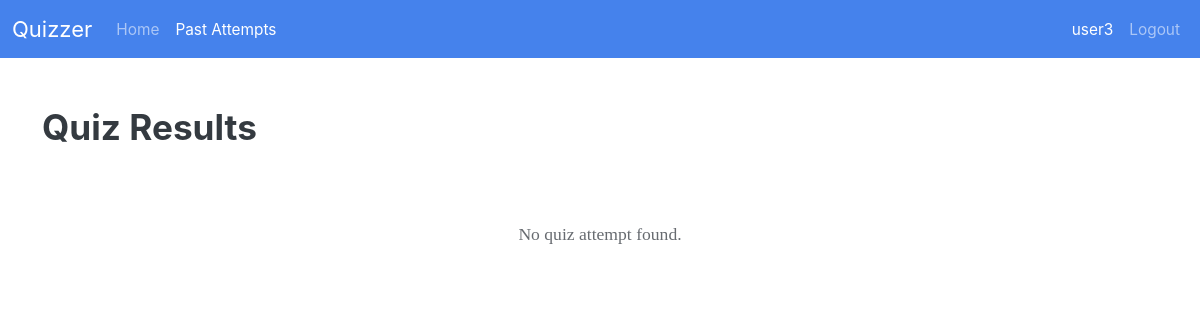
/user/past_attempts/26 (signed in), run on an earlier commit of the app's database.
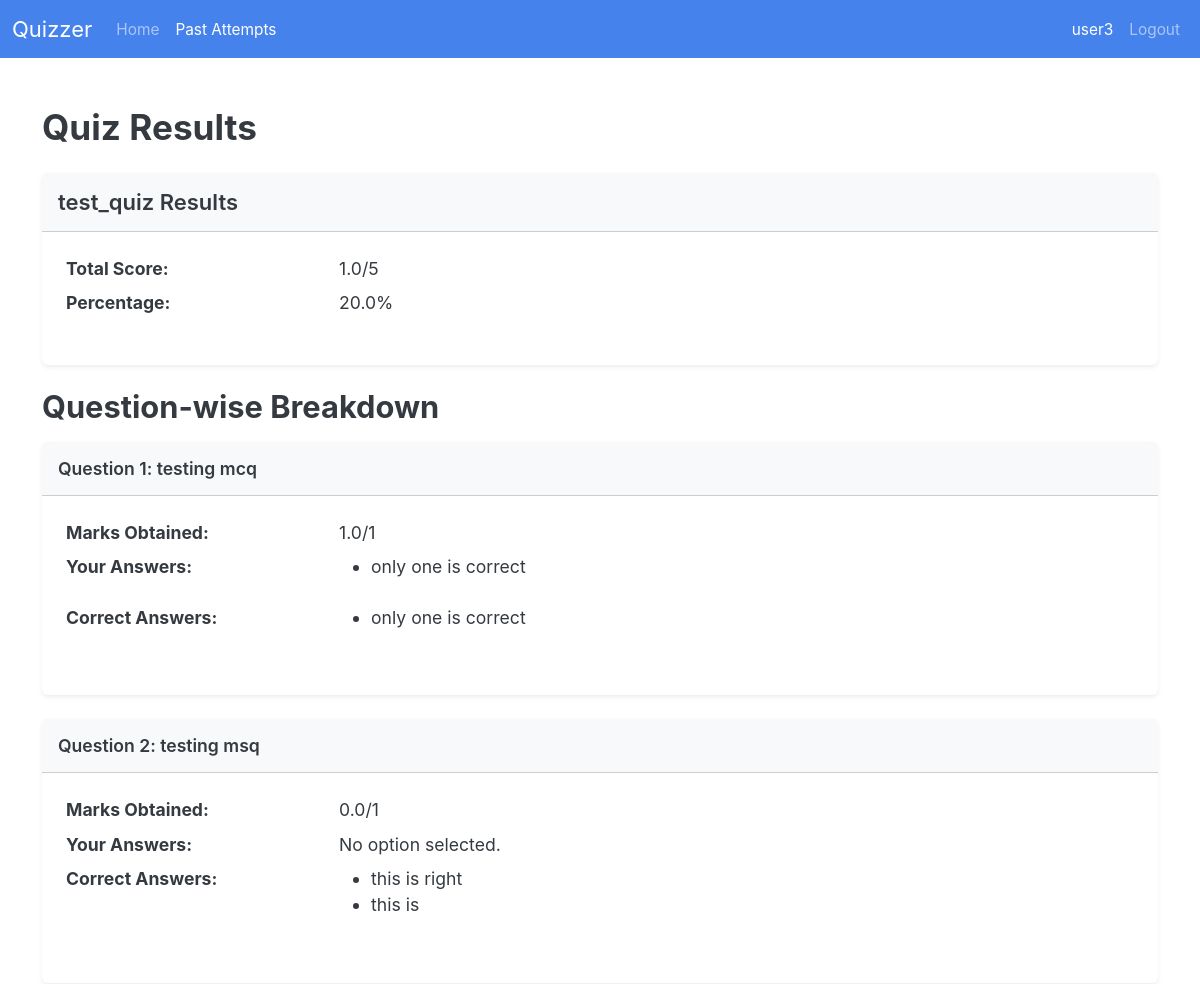
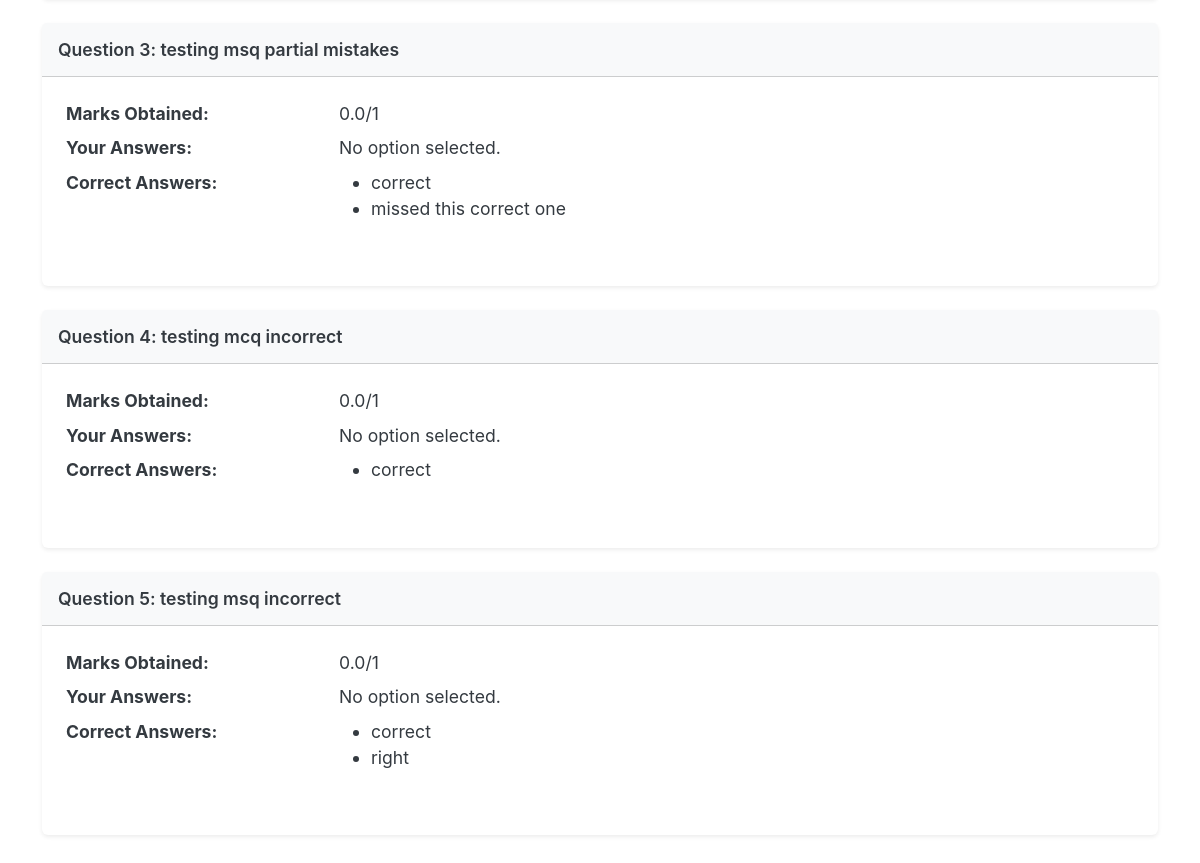
And on a later commit of the database (2 pictures, top to bottom).
### models/models.py (models this page shows)
class Quiz(db.Model):
    __tablename__ = "quiz"
    quiz_id: Mapped[id_pk]
    quiz_name: Mapped[str]
    chapter_id: Mapped[int]
    subject_id: Mapped[int]
    date: Mapped[Optional[date]]
    duration: Mapped[Optional[int]]  # minutes? hopefully
    remarks: Mapped[str]
    total_marks: Mapped[int] = mapped_column(default=0)
    questions: Mapped[List["Question"]] = relationship(
        back_populates="quiz", cascade="all,delete-orphan"
    )
    quiz_attempts: Mapped[List["QuizAttempt"]] = relationship(
        back_populates="quiz", cascade="all,delete-orphan"
    )
    chapter: Mapped["Chapter"] = relationship(back_populates="quizzes") # maybe change this
    __table_args__ = (
        ForeignKeyConstraint(
            ['subject_id', 'chapter_id'],  # Composite foreign key
            ['chapter.subject_id', 'chapter.chapter_id']
        ),
    )

class QuizAttempt(db.Model):
    __tablename__ = 'quiz_attempt'
    id: Mapped[id_pk]
    quiz_id: Mapped[int] = mapped_column(ForeignKey("quiz.quiz_id"))
    user_id: Mapped[int] = mapped_column(ForeignKey("user.user_id"))
    start_time: Mapped[datetime]
    time_taken: Mapped[int] # time in minutes  maybe seconds? minutes is better we don't need seconds
    total_score: Mapped[float]
    percentage: Mapped[float]
    quiz: Mapped["Quiz"] = relationship(back_populates="quiz_attempts")
    user: Mapped["User"] = relationship(back_populates="quiz_attempts")
    question_attempts: Mapped[List["QuestionAttempt"]]=relationship(back_populates="quiz_attempt")

class QuestionAttempt(db.Model):
    __tablename__ = 'question_attempt'
    id: Mapped[id_pk]
    quiz_attempt_id: Mapped[int] = mapped_column(ForeignKey("quiz_attempt.id"))
    question_id: Mapped[int] = mapped_column(ForeignKey("question.question_id"))
    marks_gained: Mapped[float] = mapped_column(default=0)
    quiz_attempt: Mapped["QuizAttempt"] = relationship(back_populates="question_attempts")
    question: Mapped["Question"] = relationship()
    selected_options: Mapped[List["Option"]] = relationship(
        secondary="selected_option",
        back_populates="question_attempts"
    )

class Question(db.Model):
    __tablename__ = "question"
    quiz_id: Mapped[int] = mapped_column(ForeignKey("quiz.quiz_id"))
    question_id: Mapped[id_pk]
    text: Mapped[str]
    marks: Mapped[int]
    quiz: Mapped["Quiz"] = relationship(back_populates="questions")
    options: Mapped[List["Option"]] = relationship(
        back_populates="question", cascade="all,delete-orphan"
    )
    is_msq: Mapped[bool] = mapped_column(default=False)

class Option(db.Model):
    __tablename__ = "option"
    option_id: Mapped[id_pk]
    question_id: Mapped[int] = mapped_column(ForeignKey("question.question_id"))
    text: Mapped[str]
    is_correct: Mapped[bool] = mapped_column(
        default=False
    )  # Assuming default is not correct
    question: Mapped["Question"] = relationship(back_populates="options")
    question_attempts: Mapped[List["QuestionAttempt"]] = relationship(
        secondary="selected_option",
        back_populates="selected_options"
    )

### routes/user_routes.py (the view)
@user_bp.route("/past_attempts/<int:quiz_attempt_id>", methods=["GET"])
def results(quiz_attempt_id):
    quiz_attempt = db.session.scalar(
        select(QuizAttempt).where(QuizAttempt.id == quiz_attempt_id)
    )
    return render_template("user/results.html", quiz_attempt=quiz_attempt)

### app.py (called while the page is built)
@app.template_global()
def is_active(page_name):
    return "active" if request.endpoint == page_name else ""

### routes/__init__.py (called while the page is built)
def init_login_manager(app):
    login_manager = LoginManager()
    login_manager.init_app(app)
    login_manager.login_view = "auth.login"  # goes to the login() function in auth_bp
    @login_manager.user_loader
    def load_user(user_id):
        return db.session.scalar(select(User).where(User.user_id == user_id))

### routes/user_routes.py (called while the page is built)
@user_bp.before_request  # makes it so you have to be logged in to access, and allows admin to access it too to test :)
@login_required
def user_required():
    pass

### templates/user/results.html
{% extends "base.html" %} {% block title %} Quiz Results {% endblock %} {% block
body %} {% include "user/nav.html" %}
<div class="container py-5">
  <div class="d-flex justify-content-between align-items-center mb-4">
    <h2 class="mb-0 fw-bold">Quiz Results</h2>
  </div>
  {% if quiz_attempt %}
  <div class="card shadow-sm border-0 mb-4">
    <div class="card-header bg-light py-3">
      <h5 class="card-title fw-semibold mb-0">
        {{ quiz_attempt.quiz.quiz_name }} Results
      </h5>
    </div>
    <div class="card-body p-4">
      <dl class="row">
        <dt class="col-sm-3">Total Score:</dt>
        <dd class="col-sm-9">
          {{ quiz_attempt.total_score }}/{{ quiz_attempt.quiz.total_marks }}
        </dd>
        <dt class="col-sm-3">Percentage:</dt>
        <dd class="col-sm-9">{{ quiz_attempt.percentage }}%</dd>
      </dl>
    </div>
  </div>
  <h3 class="mt-4 mb-3 fw-bold">Question-wise Breakdown</h3>
  {% if quiz_attempt.question_attempts %} {% for question_attempt in
  quiz_attempt.question_attempts %}
  <div class="card shadow-sm border-0 mb-4">
    <div class="card-header bg-light py-3">
      <h6 class="card-title fw-semibold mb-0">
        Question {{ loop.index }}: {{ question_attempt.question.text }}
      </h6>
    </div>
    <div class="card-body p-4">
      <dl class="row">
        <dt class="col-sm-3">Marks Obtained:</dt>
        <dd class="col-sm-9">
          {{ question_attempt.marks_gained }}/{{ question_attempt.question.marks
          }}
        </dd>
        <dt class="col-sm-3">Your Answers:</dt>
        <dd class="col-sm-9">
          {% if question_attempt.selected_options %}
          <ul>
            {% for option in question_attempt.selected_options %}
            <li>{{ option.text }}</li>
            {% endfor %}
          </ul>
          {% else %} No option selected. {% endif %}
        </dd>
        <dt class="col-sm-3">Correct Answers:</dt>
        <dd class="col-sm-9">
          <ul>
            {% for option in question_attempt.question.options if
            option.is_correct %}
            <li>{{ option.text }}</li>
            {% endfor %}
          </ul>
        </dd>
      </dl>
    </div>
  </div>
  {% endfor %} {% else %}
  <div class="text-center py-5">
    <p class="text-muted mb-0">No question attempt data found.</p>
  </div>
  {% endif %} {% else %}
  <div class="text-center py-5">
    <p class="text-muted mb-0">No quiz attempt found.</p>
  </div>
  {% endif %}
</div>
{% endblock %}

What changed in the data, as far as the page shows it:
now on this page (row unchanged): Quiz: quiz.quiz_name "test_quiz", quiz.total_marks "5"
added QuizAttempt: total_score "1.0", percentage "20.0"
added QuestionAttempt: question.text "testing mcq", marks_gained "1.0", question.marks "1"
now on this page (row unchanged): Option: text "only one is correct"
added QuestionAttempt: question.text "testing msq", marks_gained "0.0", question.marks "1", shows "No option selected."
now on this page (row unchanged): Option: text "this is right", shown under "testing msq"
now on this page (row unchanged): Option: text "this is", shown under "testing msq"
added QuestionAttempt: question.text "testing msq partial mistakes", marks_gained "0.0", question.marks "1", shows "No option selected."
now on this page (row unchanged): Option: text "correct", shown under "testing msq partial mistakes"
now on this page (row unchanged): Option: text "missed this correct one", shown under "testing msq partial mistakes"
added QuestionAttempt: question.text "testing mcq incorrect", marks_gained "0.0", question.marks "1", shows "No option selected."
now on this page (row unchanged): Option: text "correct", shown under "testing mcq incorrect"
added QuestionAttempt: question.text "testing msq incorrect", marks_gained "0.0", question.marks "1", shows "No option selected."
now on this page (row unchanged): Option: text "correct", shown under "testing msq incorrect"
now on this page (row unchanged): Option: text "right", shown under "testing msq incorrect"
Also different on the page:
text no longer shown: "No quiz attempt found."
text now shown: "Results Total Score: / Percentage: % Question-wise Breakdown"
